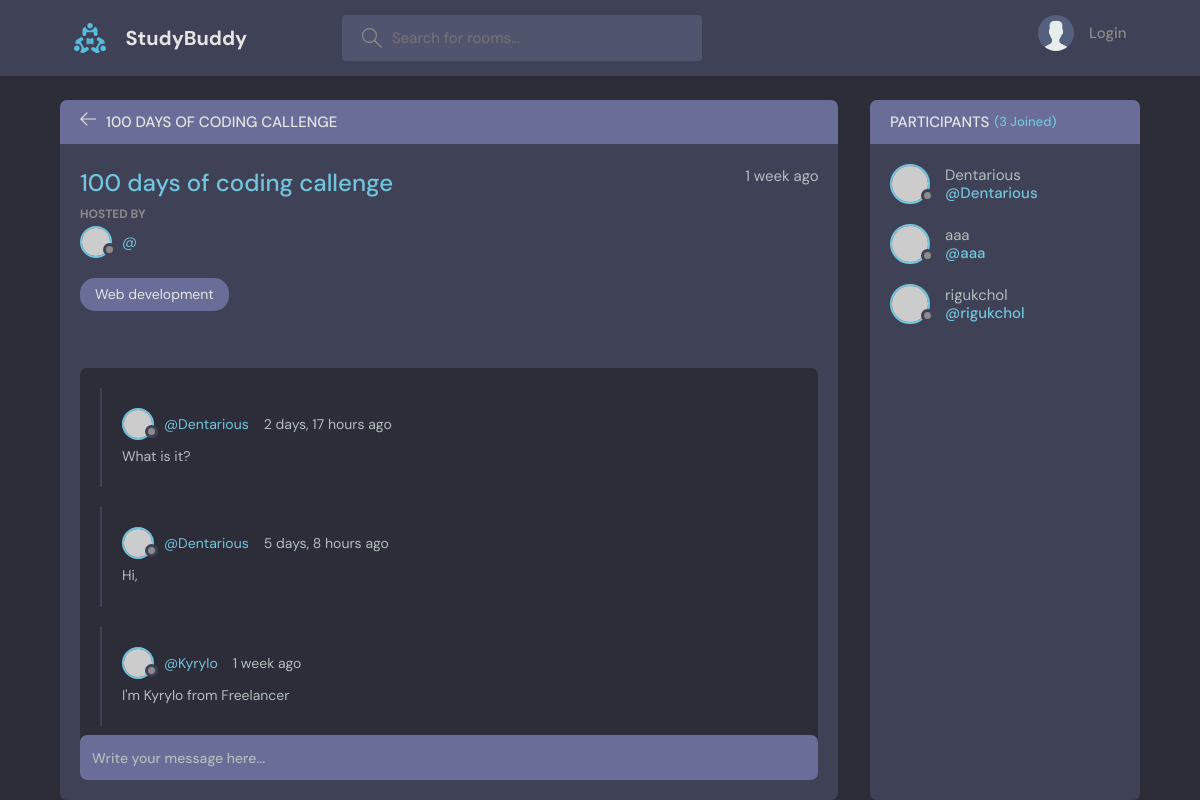
The app's page /room/2 with its own data.
### base/models.py (models this page shows, shortened)
class Room(models.Model):
    host = models.ForeignKey(User, on_delete=models.SET_NULL, null=True)
    topic = models.ForeignKey(Topic, on_delete=models.SET_NULL, null=True)
    name = models.CharField(max_length=200)
    description = models.TextField(null=True, blank=True)
    participants = models.ManyToManyField(
        User, related_name='participants', blank=True)
    updated = models.DateTimeField(auto_now=True)
    created = models.DateTimeField(auto_now_add=True)
    class Meta:
        ordering = ['-updated', '-created']

class Topic(models.Model):
    name = models.CharField(max_length=200)

class Message(models.Model):
    user = models.ForeignKey(User, on_delete=models.CASCADE)
    room = models.ForeignKey(Room, on_delete=models.CASCADE)
    body = models.TextField()
    updated = models.DateTimeField(auto_now=True)
    created = models.DateTimeField(auto_now_add=True)
    class Meta:
        ordering = ['-updated', '-created']

### base/views.py (the view, shortened to what this page needs)
# urls.py: path('room/<str:pk>', views.room, name='room'),
def room(request, pk):
    room = Room.objects.get(id=pk)
    room_messages = room.message_set.all()
    participants = room.participants.all()
    context = {'room': room, 'room_messages': room_messages,
               'participants': participants}
    return render(request, 'base/room.html', context)

### base/templates/base/room.html (shortened to what this page needs)
{% extends 'main.html' %} {% block content %}
<main class="profile-page layout layout--2">
  <div class="container">
    <div class="room">
      <div class="room__top">
        <div class="room__topLeft">
          <a href="{% url 'home' %}">
            <svg
              version="1.1"
              xmlns="http://www.w3.org/2000/svg"
              width="32"
              height="32"
              viewBox="0 0 32 32"
            >
              <title>arrow-left</title>
              <path
                d="M13.723 2.286l-13.723 13.714 13.719 13.714 1.616-1.611-10.96-10.96h27.625v-2.286h-27.625l10.965-10.965-1.616-1.607z"
              ></path>
            </svg>
          </a>
          <h3>{{room.name}}</h3>
        </div>
      </div>
      <div class="room__box scroll">
        <div class="room__header scroll">
          <div class="room__info">
            <h3>{{room.name}}</h3>
            <span>{{room.created|timesince}} ago</span>
          </div>
          <div class="room__hosted">
            <p>Hosted By</p>
            <a href="{% url 'user-profile' user.id %}" class="room__author">
              <div class="avatar avatar--small">
                <img src="https://randomuser.me/api/portraits/men/37.jpg" />
              </div>
              <span>@{{user.username}}</span>
            </a>
          </div>
          <span class="room__topics">{{room.topic.name}}</span>
        </div>
        <div class="room__conversation">
          <div class="threads scroll">
            {% for message in room_messages %}
            <div class="thread">
              <div class="thread__top">
                <div class="thread__author">
                  <a href="{% url 'delete-message' message.user.id %}" class="thread__authorInfo">
                    <div class="avatar avatar--small">
                      <img
                        src="https://randomuser.me/api/portraits/men/37.jpg"
                      />
                    </div>
                    <span>@{{message.user.username}}</span>
                  </a>
                  <span class="thread__date">{{message.created|timesince}} ago</span>
                </div>
              </div>
              <div class="thread__details">
                {{message.body}}
              </div>
            </div>
            {% endfor %}
          </div>
        </div>
      </div>
      <div class="room__message">
        <form action="" method="POST">
          <input name="body" placeholder="Write your message here..." />
        </form>
      </div>
    </div>
    <div class="participants">
      <h3 class="participants__top">Participants <span>({{participants.count}} Joined)</span></h3>
      <div class="participants__list scroll">
        {% for user in participants %}
        <a href="{% url 'user-profile' user.id %}" class="participant">
          <div class="avatar avatar--medium">
            <img src="https://randomuser.me/api/portraits/men/37.jpg" />
          </div>
          <p>
            {{user.username}}
            <span>@{{user.username}}</span>
          </p>
        </a>
        {% endfor %}
      </div>
    </div>
  </div>
</main>
{% endblock content %}

### records on screen
Room: name "100 DAYS OF CODING CALLENGE", name "100 days of coding callenge", created "1 week", topic.name "Web development"
Message: user.username "Dentarious", created "2 days, 17 hours", body "What is it?"
Message: user.username "Dentarious", created "5 days, 8 hours", body "Hi,"
Message: user.username "Kyrylo", created "1 week", body "I'm Kyrylo from Freelancer"

### other values on screen
{{ participants.count }} "3"
{{ user.username }} "Dentarious"
{{ user.username }} "aaa"
{{ user.username }} "rigukchol"
